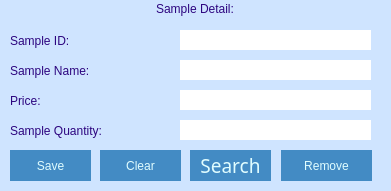
   <widget class="QGroupBox" name="groupBox">
    <property name="geometry">
     <rect>
      <x>10</x>
      <y>440</y>
      <width>391</width>
      <height>191</height>
     </rect>
    </property>
    <property name="focusPolicy">
     <enum>Qt::NoFocus</enum>
    </property>
    <property name="whatsThis">
     <string>&lt;html&gt;&lt;head/&gt;&lt;body&gt;&lt;p align=&quot;center&quot;&gt;Sample Detail:&lt;/p&gt;&lt;/body&gt;&lt;/html&gt;</string>
    </property>
    <property name="autoFillBackground">
     <bool>false</bool>
    </property>
    <property name="styleSheet">
     <string notr="true">QWidget {
    font: 75 16pt &quot;Rockwell&quot;;
    color: rgb(45, 5, 127);
    background-color: rgb(207, 228, 255);
    border-radius: 20px;  
}
</string>
    </property>
    <property name="title">
     <string>Sample Detail:</string>
    </property>
    <property name="alignment">
     <set>Qt::AlignCenter</set>
    </property>
    <property name="flat">
     <bool>false</bool>
    </property>
    <property name="checkable">
     <bool>false</bool>
    </property>
    <widget class="QLabel" name="label_2">
     <property name="geometry">
      <rect>
       <x>10</x>
       <y>30</y>
       <width>141</width>
       <height>21</height>
      </rect>
     </property>
     <property name="styleSheet">
      <string notr="true">font: italic 12pt &quot;Rockwell&quot;;</string>
     </property>
     <property name="text">
      <string>Sample ID:</string>
     </property>
    </widget>
    <widget class="QLabel" name="label_3">
     <property name="geometry">
      <rect>
       <x>10</x>
       <y>60</y>
       <width>151</width>
       <height>21</height>
      </rect>
     </property>
     <property name="styleSheet">
      <string notr="true">font: italic 12pt &quot;Rockwell&quot;;</string>
     </property>
     <property name="text">
      <string>Sample Name:</string>
     </property>
    </widget>
    <widget class="QLabel" name="label_4">
     <property name="geometry">
      <rect>
       <x>10</x>
       <y>90</y>
       <width>91</width>
       <height>21</height>
      </rect>
     </property>
     <property name="styleSheet">
      <string notr="true">font: italic 12pt &quot;Rockwell&quot;;</string>
     </property>
     <property name="text">
      <string>Price:</string>
     </property>
    </widget>
    <widget class="QPushButton" name="pushButtonSampleSave">
     <property name="geometry">
      <rect>
       <x>10</x>
       <y>150</y>
       <width>81</width>
       <height>31</height>
      </rect>
     </property>
     <property name="styleSheet">
      <string notr="true">background-color: rgb(67, 139, 196);
font: 14pt &quot;Rockwell Condensed&quot;;
color: rgb(224, 253, 255);
</string>
     </property>
     <property name="text">
      <string>Save</string>
     </property>
     <property name="icon">
      <iconset>
       <normaloff>../images/ic_saveSample.png</normaloff>../images/ic_saveSample.png</iconset>
     </property>
     <property name="iconSize">
      <size>
       <width>15</width>
       <height>15</height>
      </size>
     </property>
     <property name="autoRepeatInterval">
      <number>99</number>
     </property>
    </widget>
    <widget class="QPushButton" name="pushButtonSampleClear">
     <property name="geometry">
      <rect>
       <x>100</x>
       <y>150</y>
       <width>81</width>
       <height>31</height>
      </rect>
     </property>
     <property name="styleSheet">
      <string notr="true">background-color: rgb(67, 139, 196);
font: 14pt &quot;Rockwell Condensed&quot;;
color: rgb(224, 253, 255);
</string>
     </property>
     <property name="text">
      <string>Clear</string>
     </property>
     <property name="icon">
      <iconset>
       <normaloff>../images/ic_clearSample.png</normaloff>../images/ic_clearSample.png</iconset>
     </property>
     <property name="iconSize">
      <size>
       <width>17</width>
       <height>17</height>
      </size>
     </property>
    </widget>
    <widget class="QPushButton" name="pushButtonSampleSearch">
     <property name="geometry">
      <rect>
       <x>190</x>
       <y>150</y>
       <width>81</width>
       <height>31</height>
      </rect>
     </property>
     <property name="font">
      <font>
       <family>Rockwell Condensed</family>
       <pointsize>14</pointsize>
       <weight>50</weight>
       <italic>false</italic>
       <bold>false</bold>
      </font>
     </property>
     <property name="styleSheet">
      <string notr="true">background-color: rgb(67, 139, 196);
font: 14pt &quot;Rockwell Condensed&quot;;
color: rgb(224, 253, 255);</string>
     </property>
     <property name="text">
      <string>Search</string>
     </property>
     <property name="icon">
      <iconset>
       <normaloff>../images/ic_searchSample.png</normaloff>../images/ic_searchSample.png</iconset>
     </property>
     <property name="iconSize">
      <size>
       <width>15</width>
       <height>15</height>
      </size>
     </property>
    </widget>
    <widget class="QPushButton" name="pushButtonSampleRemove">
     <property name="geometry">
      <rect>
       <x>281</x>
       <y>150</y>
       <width>91</width>
       <height>31</height>
      </rect>
     </property>
     <property name="styleSheet">
      <string notr="true">background-color: rgb(67, 139, 196);
font: 14pt &quot;Rockwell Condensed&quot;;
color: rgb(224, 253, 255);</string>
     </property>
     <property name="text">
      <string>Remove</string>
     </property>
     <property name="icon">
      <iconset>
       <normaloff>../images/ic_removeSample.png</normaloff>../images/ic_removeSample.png</iconset>
     </property>
     <property name="iconSize">
      <size>
       <width>15</width>
       <height>15</height>
      </size>
     </property>
    </widget>
    <widget class="QLineEdit" name="lineEditSampleID">
     <property name="geometry">
      <rect>
       <x>180</x>
       <y>30</y>
       <width>191</width>
       <height>20</height>
      </rect>
     </property>
     <property name="styleSheet">
      <string notr="true">background-color: rgb(255, 255, 255);

</string>
     </property>
    </widget>
    <widget class="QLineEdit" name="lineEditSampleName">
     <property name="geometry">
      <rect>
       <x>180</x>
       <y>60</y>
       <width>191</width>
       <height>20</height>
      </rect>
     </property>
     <property name="styleSheet">
      <string notr="true">background-color: rgb(255, 255, 255);</string>
     </property>
    </widget>
    <widget class="QLineEdit" name="lineEditPrice">
     <property name="geometry">
      <rect>
       <x>180</x>
       <y>90</y>
       <width>191</width>
       <height>20</height>
      </rect>
     </property>
     <property name="styleSheet">
      <string notr="true">background-color: rgb(255, 255, 255);</string>
     </property>
    </widget>
    <widget class="QLabel" name="label_12">
     <property name="geometry">
      <rect>
       <x>10</x>
       <y>120</y>
       <width>171</width>
       <height>21</height>
      </rect>
     </property>
     <property name="styleSheet">
      <string notr="true">font: italic 12pt &quot;Rockwell&quot;;</string>
     </property>
     <property name="text">
      <string>Sample Quantity:</string>
     </property>
    </widget>
    <widget class="QLineEdit" name="lineEditSampleQuantity">
     <property name="geometry">
      <rect>
       <x>180</x>
       <y>120</y>
       <width>191</width>
       <height>20</height>
      </rect>
     </property>
     <property name="styleSheet">
      <string notr="true">background-color: rgb(255, 255, 255);</string>
     </property>
    </widget>
   </widget>
